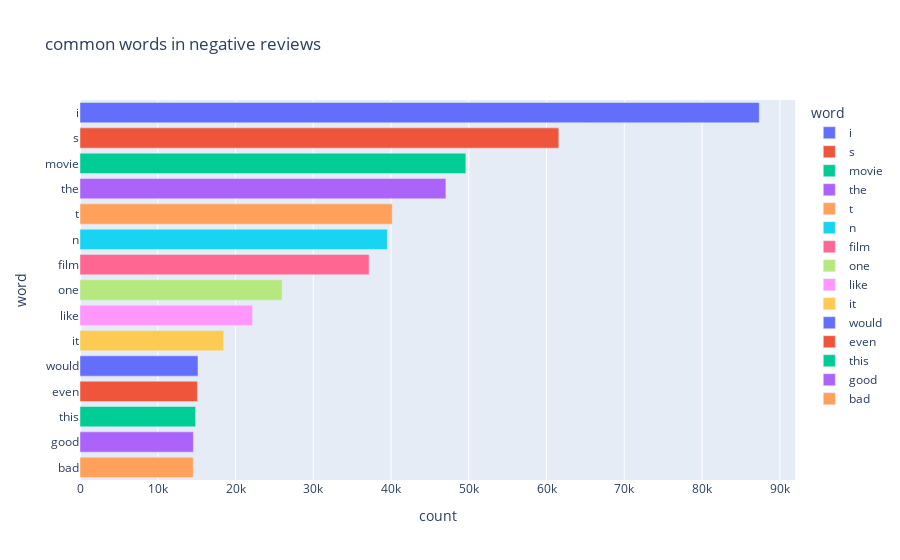

This figure's notebook cell:
### Code cell
px.bar(neg_words,x='count',y='word',title='common words in negative reviews',color='word')

### Figure 1 — Plotly figure (JSON) as saved in the notebook; plotly's stock layout.template omitted (floating-point values rounded to 4 significant figures)
{"data": [{"alignmentgroup": "True", "hovertemplate": "word=%{y}<br>count=%{x}<extra></extra>", "legendgroup": "i", "marker": {"color": "#636efa", "pattern": {"shape": ""}}, "name": "i", "offsetgroup": "i", "orientation": "h", "showlegend": true, "textposition": "auto", "type": "bar", "x": [87354], "xaxis": "x", "y": ["i"], "yaxis": "y"}, {"alignmentgroup": "True", "hovertemplate": "word=%{y}<br>count=%{x}<extra></extra>", "legendgroup": "s", "marker": {"color": "#EF553B", "pattern": {"shape": ""}}, "name": "s", "offsetgroup": "s", "orientation": "h", "showlegend": true, "textposition": "auto", "type": "bar", "x": [61578], "xaxis": "x", "y": ["s"], "yaxis": "y"}, {"alignmentgroup": "True", "hovertemplate": "word=%{y}<br>count=%{x}<extra></extra>", "legendgroup": "movie", "marker": {"color": "#00cc96", "pattern": {"shape": ""}}, "name": "movie", "offsetgroup": "movie", "orientation": "h", "showlegend": true, "textposition": "auto", "type": "bar", "x": [49617], "xaxis": "x", "y": ["movie"], "yaxis": "y"}, {"alignmentgroup": "True", "hovertemplate": "word=%{y}<br>count=%{x}<extra></extra>", "legendgroup": "the", "marker": {"color": "#ab63fa", "pattern": {"shape": ""}}, "name": "the", "offsetgroup": "the", "orientation": "h", "showlegend": true, "textposition": "auto", "type": "bar", "x": [47054], "xaxis": "x", "y": ["the"], "yaxis": "y"}, {"alignmentgroup": "True", "hovertemplate": "word=%{y}<br>count=%{x}<extra></extra>", "legendgroup": "t", "marker": {"color": "#FFA15A", "pattern": {"shape": ""}}, "name": "t", "offsetgroup": "t", "orientation": "h", "showlegend": true, "textposition": "auto", "type": "bar", "x": [40156], "xaxis": "x", "y": ["t"], "yaxis": "y"}, {"alignmentgroup": "True", "hovertemplate": "word=%{y}<br>count=%{x}<extra></extra>", "legendgroup": "n", "marker": {"color": "#19d3f3", "pattern": {"shape": ""}}, "name": "n", "offsetgroup": "n", "orientation": "h", "showlegend": true, "textposition": "auto", "type": "bar", "x": [39529], "xaxis": "x", "y": ["n"], "yaxis": "y"}, {"alignmentgroup": "True", "hovertemplate": "word=%{y}<br>count=%{x}<extra></extra>", "legendgroup": "film", "marker": {"color": "#FF6692", "pattern": {"shape": ""}}, "name": "film", "offsetgroup": "film", "orientation": "h", "showlegend": true, "textposition": "auto", "type": "bar", "x": [37180], "xaxis": "x", "y": ["film"], "yaxis": "y"}, {"alignmentgroup": "True", "hovertemplate": "word=%{y}<br>count=%{x}<extra></extra>", "legendgroup": "one", "marker": {"color": "#B6E880", "pattern": {"shape": ""}}, "name": "one", "offsetgroup": "one", "orientation": "h", "showlegend": true, "textposition": "auto", "type": "bar", "x": [25995], "xaxis": "x", "y": ["one"], "yaxis": "y"}, {"alignmentgroup": "True", "hovertemplate": "word=%{y}<br>count=%{x}<extra></extra>", "legendgroup": "like", "marker": {"color": "#FF97FF", "pattern": {"shape": ""}}, "name": "like", "offsetgroup": "like", "orientation": "h", "showlegend": true, "textposition": "auto", "type": "bar", "x": [22192], "xaxis": "x", "y": ["like"], "yaxis": "y"}, {"alignmentgroup": "True", "hovertemplate": "word=%{y}<br>count=%{x}<extra></extra>", "legendgroup": "it", "marker": {"color": "#FECB52", "pattern": {"shape": ""}}, "name": "it", "offsetgroup": "it", "orientation": "h", "showlegend": true, "textposition": "auto", "type": "bar", "x": [18470], "xaxis": "x", "y": ["it"], "yaxis": "y"}, {"alignmentgroup": "True", "hovertemplate": "word=%{y}<br>count=%{x}<extra></extra>", "legendgroup": "would", "marker": {"color": "#636efa", "pattern": {"shape": ""}}, "name": "would", "offsetgroup": "would", "orientation": "h", "showlegend": true, "textposition": "auto", "type": "bar", "x": [15172], "xaxis": "x", "y": ["would"], "yaxis": "y"}, {"alignmentgroup": "True", "hovertemplate": "word=%{y}<br>count=%{x}<extra></extra>", "legendgroup": "even", "marker": {"color": "#EF553B", "pattern": {"shape": ""}}, "name": "even", "offsetgroup": "even", "orientation": "h", "showlegend": true, "textposition": "auto", "type": "bar", "x": [15095], "xaxis": "x", "y": ["even"], "yaxis": "y"}, {"alignmentgroup": "True", "hovertemplate": "word=%{y}<br>count=%{x}<extra></extra>", "legendgroup": "this", "marker": {"color": "#00cc96", "pattern": {"shape": ""}}, "name": "this", "offsetgroup": "this", "orientation": "h", "showlegend": true, "textposition": "auto", "type": "bar", "x": [14871], "xaxis": "x", "y": ["this"], "yaxis": "y"}, {"alignmentgroup": "True", "hovertemplate": "word=%{y}<br>count=%{x}<extra></extra>", "legendgroup": "good", "marker": {"color": "#ab63fa", "pattern": {"shape": ""}}, "name": "good", "offsetgroup": "good", "orientation": "h", "showlegend": true, "textposition": "auto", "type": "bar", "x": [14581], "xaxis": "x", "y": ["good"], "yaxis": "y"}, {"alignmentgroup": "True", "hovertemplate": "word=%{y}<br>count=%{x}<extra></extra>", "legendgroup": "bad", "marker": {"color": "#FFA15A", "pattern": {"shape": ""}}, "name": "bad", "offsetgroup": "bad", "orientation": "h", "showlegend": true, "textposition": "auto", "type": "bar", "x": [14563], "xaxis": "x", "y": ["bad"], "yaxis": "y"}], "layout": {"barmode": "relative", "legend": {"title": {"text": "word"}, "tracegroupgap": 0}, "title": {"text": "common words in negative reviews"}, "xaxis": {"anchor": "y", "domain": [0, 1], "title": {"text": "count"}}, "yaxis": {"anchor": "x", "categoryarray": ["bad", "good", "this", "even", "would", "it", "like", "one", "film", "n", "t", "the", "movie", "s", "i"], "categoryorder": "array", "domain": [0, 1], "title": {"text": "word"}}}}
